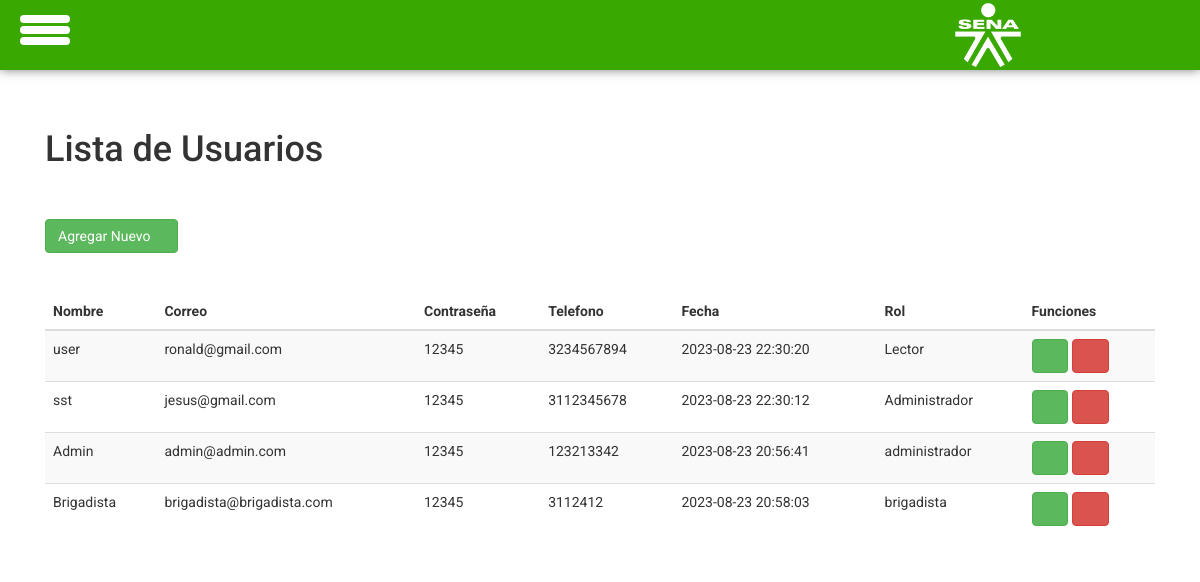
/administrador/View/user.php (signed in), run on the app's committed database.
### tables this page shows
CREATE TABLE `user` (
  `id` int(11) NOT NULL,
  `nombre` varchar(50) NOT NULL,
  `correo` varchar(50) NOT NULL,
  `telefono` varchar(50) NOT NULL,
  `password` varchar(50) NOT NULL,
  `fecha` timestamp NOT NULL DEFAULT current_timestamp() ON UPDATE current_timestamp(),
  `rol` int(11) NOT NULL
);

CREATE TABLE `permisos` (
  `id` int(11) NOT NULL,
  `rol` varchar(50) NOT NULL
);

### administrador/View/user.php (the view, shortened to what this page needs)
<?php
require_once ("../../db/conexion.php");
?>
  <!DOCTYPE html>
  <html lang="en">
    <head>
      <link rel="stylesheet" href="../../css/fontawesome-all.min.css">
      <link rel="stylesheet" href="../../css/bootstrap.min.css">
      <link rel="stylesheet" href="../../css/header.css">
    </head>
    <?php if(isset($_SESSION["id"]) ): ?>
      <div class="container__menu">
      <div class="menu">
        <label for="check__menu" class="lbl-menu">
          <span id="spn1"></span>
          <span id="spn2"></span>
          <span id="spn3"></span>
        </label>
        <img id="logoResponsive" src="../../img/LogoSenaBlanco.png"  width="70px" alt="logoSena">
        <nav>
        </nav>
      </div>
      </div>
      <div class="container is-fluid">
          <div class="col-xs-12">
            <h1>Bienvenido</h1>
            <br>
            <br>
            <h1>Lista de Usuarios</h1>
            <br>
            <br>
            <div>
              <a class="btn btn-success" href="../index.php">Agregar Nuevo
              <i class="fa fa-power-off" aria-hidden="true"></i></a>
            </div>
            <br>
            <br>
            <table class="table table-striped table-dark " id= "table_id">
                <thead>
                  <tr>
                    <th>Nombre</th>
                    <th>Correo</th>
                    <th>Contraseña</th>
                    <th>Telefono</th>
                    <th>Fecha</th>
                    <th>Rol</th>
                    <th>Funciones</th>
                  </tr>
                </thead>
                <tbody>
                  <?php
                  $SQL = "SELECT user.id, user.nombre, user.correo, user.password, user.telefono,
                  user.fecha, permisos.rol FROM user LEFT JOIN permisos
                  ON user.rol = permisos.id";
                  $dato = mysqli_query($conexion, $SQL);
                  if($dato -> num_rows >0){
                    while($fila = mysqli_fetch_array($dato)){
                  ?>
                  <tr>
                    <td><?php echo $fila['nombre']; ?>  </td>
                    <td><?php echo $fila['correo']; ?>  </td>
                    <td><?php echo $fila['password']; ?></td>
                    <td><?php echo $fila['telefono']; ?></td>
                    <td><?php echo $fila['fecha']; ?>   </td>
                    <td><?php echo $fila['rol']; ?>     </td>
                  <td>
                    <a class="btn btn-success" href="editarUsuario.php?id=<?php echo $fila['id']?> ">
                    <i class="fa fa-edit"></i> </a>
                    <a class="btn btn-danger" href="../Model/eliminar.php?id=<?php echo $fila['id']?>">
                    <i class="fa fa-trash"></i></a>
                  </td>
                  </tr>
                  <?php
                  }
                  }else{
                    ?>
                    <tr class="text-cente">
                      <td colspan="16">No existen registros</td>
                    </tr>
                    <?php
                    }
                    ?>
                </tbody>
            </table>
<?php endif; ?>
</html>

### css/header.css (style rules this page uses)
* { margin: 0; padding: 0; box-sizing: border-box; font-family:'Roboto', sans-serif; text-decoration: none; }
:root { --color-sena: rgb(57,168,1); --color-blanco: white; }
.container__menu { position: fixed; top: 0; width: 100%; height: 70px; background-color: var(--color-sena); padding: 0px 20px; box-shadow: 0px 0px 10px 0px rgba(0, 0, 0, 0.5); z-index: 20; }
.menu { position: relative; top: -48px; max-width: 1200px; margin: auto; height: 100%; }
.menu #logoResponsive { display: none; }
nav { height: 100%; display: flex; justify-content: space-evenly; }
.lbl-menu { width: 50px; height: 30px; position: relative; cursor: pointer; display: none; }
@media screen and (max-width: 1350px) { .menu { position: relative; top: 15px; } }
@media screen and (max-width: 1350px) { .menu #logoResponsive { display: block; position: relative; top: -55px; left: 80%; width: 80px; } }
@media screen and (max-width: 1350px) { .lbl-menu #spn1,#spn2,#spn3 { position: absolute; content: ''; background-color: white; width: 50px; height: 8px; border-radius: 5px; transition: all 400ms ease; } }
@media screen and (max-width: 1350px) { #spn2 { top: 11px; } }
@media screen and (max-width: 1350px) { #spn3 { top: 22px; } }
@media screen and (max-width: 1350px) { .lbl-menu { display: flex; } }

### data on the page
user: nombre "user", correo "ronald@gmail.com", password "12345", telefono "3234567894", fecha "2023-08-23 22:30:20", rol.rol "Lector"
user: nombre "sst", correo "jesus@gmail.com", password "12345", telefono "3112345678", fecha "2023-08-23 22:30:12", rol.rol "Administrador"
user: nombre "Admin", correo "admin@admin.com", password "12345", telefono "123213342", fecha "2023-08-23 20:56:41", rol.rol "administrador"
user: nombre "Brigadista", correo "brigadista@brigadista.com", password "12345", telefono "3112412", fecha "2023-08-23 20:58:03", rol.rol "brigadista"
